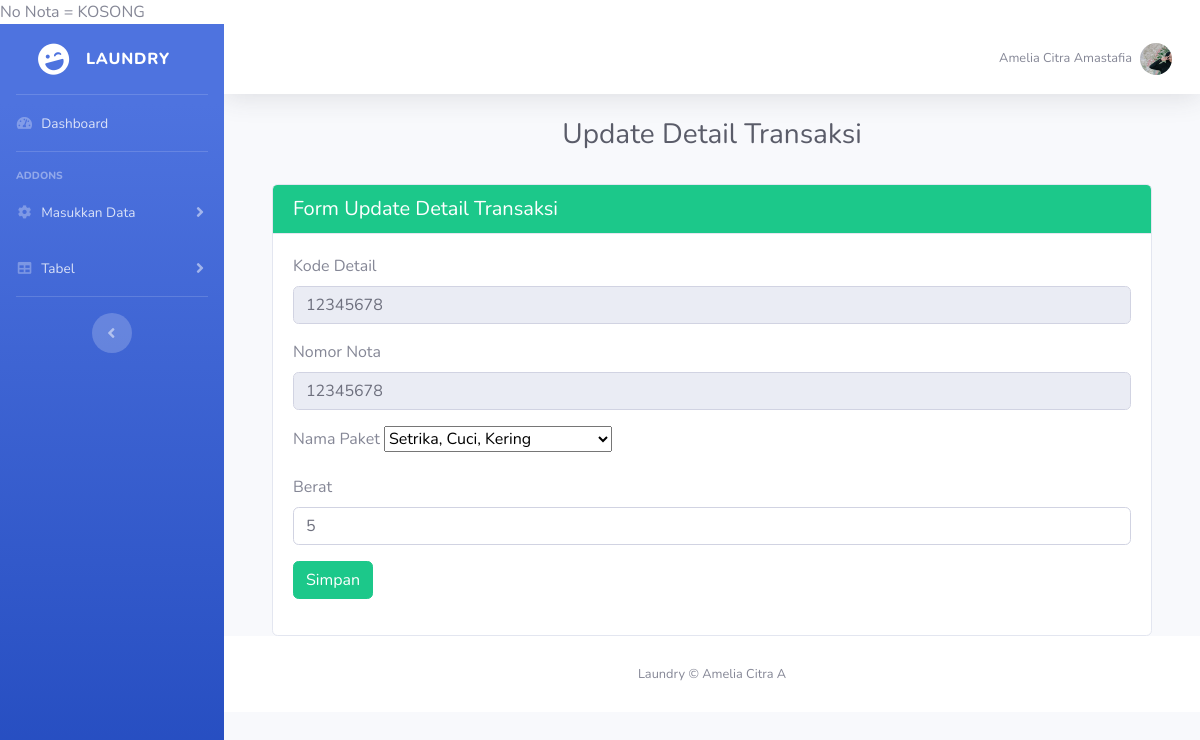
/formupdatedetil.php?kd_detil=detail9, run on the app's committed database.
### tables this page shows
CREATE TABLE `detil_transaksi` (
  `kd_detil` char(16) NOT NULL,
  `no_nota` char(36) NOT NULL,
  `kd_paket` char(10) NOT NULL,
  `berat` int(11) NOT NULL,
  `total_biaya` int(11) NOT NULL
);

CREATE TABLE `paket` (
  `kd_paket` char(10) NOT NULL,
  `nama_paket` varchar(30) NOT NULL,
  `jenis_paket` varchar(30) NOT NULL,
  `harga` int(11) NOT NULL
);

### formupdatedetil.php (the view, shortened to what this page needs)
<?php
echo "No Nota = " . (isset($_SESSION['no_nota']) ? $_SESSION['no_nota'] : 'KOSONG');
?>
<!DOCTYPE html>
<html lang="en">
<head>
    <link href="vendor/fontawesome-free/css/all.min.css" rel="stylesheet" type="text/css">
    <link href="css/sb-admin-2.min.css" rel="stylesheet">
    <link href="vendor/datatables/dataTables.bootstrap4.min.css" rel="stylesheet">
</head>
<body id="page-top">
    <div id="wrapper">
        <ul class="navbar-nav bg-gradient-primary sidebar sidebar-dark accordion" id="accordionSidebar">
            <a class="sidebar-brand d-flex align-items-center justify-content-center" href="index.php">
                <div class="sidebar-brand-icon rotate-n-15">
                    <i class="fas fa-laugh-wink"></i>
                </div>
                <div class="sidebar-brand-text mx-3">Laundry <sup></sup></div>
            </a>
            <hr class="sidebar-divider my-0">
            <li class="nav-item">
                <a class="nav-link" href="index.php">
                    <i class="fas fa-fw fa-tachometer-alt"></i>
                    <span>Dashboard</span></a>
            </li>
            <hr class="sidebar-divider">
            <div class="sidebar-heading">
                Addons
            </div>
            <li class="nav-item">
                <a class="nav-link collapsed" href="#" data-toggle="collapse" data-target="#collapseTwo"
                    aria-expanded="true" aria-controls="collapseTwo">
                    <i class="fas fa-fw fa-cog"></i>
                    <span>Masukkan Data</span>
                </a>
            </li>
            <li class="nav-item">
                <a class="nav-link collapsed" href="#" data-toggle="collapse" data-target="#collapseUtilities"
                    aria-expanded="true" aria-controls="collapseUtilities">
                    <i class="fas fa-fw fa-table"></i>
                    <span>Tabel</span>
                </a>
            </li>
            <hr class="sidebar-divider d-none d-md-block">
            <div class="text-center d-none d-md-inline">
                <button class="rounded-circle border-0" id="sidebarToggle"></button>
            </div>
        </ul>
        <div id="content-wrapper" class="d-flex flex-column">
            <div id="content">
                <nav class="navbar navbar-expand navbar-light bg-white topbar mb-4 static-top shadow">
                    <ul class="navbar-nav ml-auto">
                        <li class="nav-item dropdown no-arrow d-sm-none">
                        <li class="nav-item dropdown no-arrow">
                            <a class="nav-link dropdown-toggle" href="#" id="userDropdown" role="button"
                                data-toggle="dropdown" aria-haspopup="true" aria-expanded="false">
                                <span class="mr-2 d-none d-lg-inline text-gray-600 small">Amelia Citra Amastafia</span>
                                <img class="img-profile rounded-circle"
                                    src="img/image.png">
                            </a>
                        </li>
                    </ul>
                </nav>
                <div class="container-fluid">
                    <h1 align="center" class="h3 mb-2 text-gray-800">Update Detail Transaksi</h1><br>
                            <div class="container">
                            <div class="card">
                                <div class="card-header bg-success text-white">
                                <h5 class="mb-0">Form Update Detail Transaksi</h5>
                                </div>
                                <div class="card-body">
                                    <?php
                                include "koneksi.php";
                                $kd_detil = $_GET['kd_detil'];
                                $query = mysqli_query ($koneksi, "select * from detil_transaksi inner join paket on paket.kd_paket = detil_transaksi.kd_paket where kd_detil = '$kd_detil' ");
                                $row = mysqli_fetch_array($query);
                                ?>
                                <form method="post" action="prosesupdatedetil.php">
                                    <div class="mb-3">
                                    <label for="KdDetail" class="form-label">Kode Detail</label>
                                    <input type="text" class="form-control" id="kd_detail" name="kd_detil" readonly = "readonly" value = "<?php echo $row['no_nota']; ?>">
                                    </div>
                                    <div class="mb-3">
                                    <label for="noNota" class="form-label">Nomor Nota</label>
                                    <input type="text" class="form-control" id="noNota" name="no_nota"  readonly = "readonly" value = "<?php echo $row['no_nota']; ?>">
                                    </div>
                                    <div class="mb-3">
                                    <label for="namaPaket" class="form-label">Nama Paket</label>
                                    <select name = "kd_paket">
                                    <option value = "<?php echo $row['kd_paket']; ?>"> <?php echo $row['jenis_paket']; ?></option>
                                </select>
                                    </div>
                                    <div class="mb-3">
                                    <label for="Berat" class="form-label">Berat</label>
                                    <input type="text" class="form-control" id="berat" name="berat" value="<?php echo $row['berat']; ?>">
                                    </div>
        <div class="text-end">
          <button type="submit" class="btn btn-success">Simpan</button>
        </div>
      </form>
                                </div>
                            </div>
                            </div>
            </div>
            <footer class="sticky-footer bg-white">
                <div class="container my-auto">
                    <div class="copyright text-center my-auto">
                        <span>Laundry &copy; Amelia Citra A</span>
                    </div>
                </div>
            </footer>
        </div>
    </div>
</body>
</html>

### data on the page
detil_transaksi: kd_detil "12345678", no_nota "12345678", kd_paket "Setrika, Cuci, Kering", berat "5"
